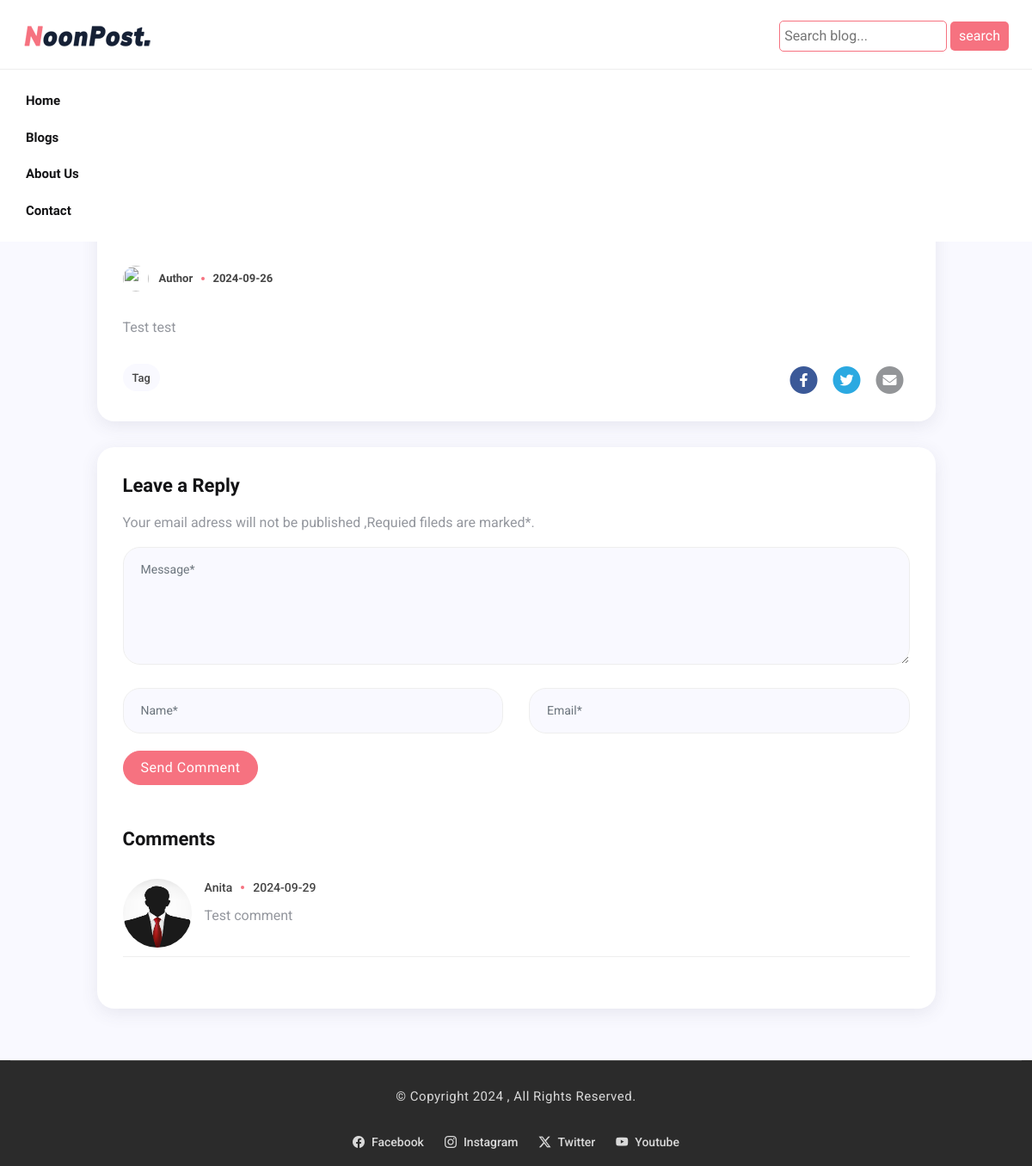
The page /blog_detail.php?blg_id=3 on the database its author committed.
### tables this page shows
CREATE TABLE IF NOT EXISTS `add_blog` (
  `blog_id` int NOT NULL AUTO_INCREMENT,
  `blog_title` varchar(100) NOT NULL,
  `blog_date` date NOT NULL,
  `blog_short_desc` text NOT NULL,
  `blog_long_desc` text NOT NULL,
  `blog_img` varchar(200) NOT NULL,
  `blog_tag` varchar(100) NOT NULL,
  `author_name` varchar(100) NOT NULL,
  `author_img` varchar(200) NOT NULL,
  `slug` varchar(255) NOT NULL,
  `status` int NOT NULL DEFAULT '1',
  `created_at` timestamp NOT NULL DEFAULT CURRENT_TIMESTAMP,
  PRIMARY KEY (`blog_id`)
);

CREATE TABLE IF NOT EXISTS `comments_tbl` (
  `comment_id` int NOT NULL AUTO_INCREMENT,
  `person_comment` text NOT NULL,
  `blog_id` int NOT NULL,
  `parent_id` int NOT NULL,
  `person_name` varchar(100) NOT NULL,
  `person_email` varchar(100) NOT NULL,
  `status` int NOT NULL DEFAULT '1',
  `created_at` timestamp NOT NULL DEFAULT CURRENT_TIMESTAMP,
  PRIMARY KEY (`comment_id`)
);

### blog_detail.php (the view, shortened to what this page needs)
<?php include_once('header.php'); ?>
<main class="main">
    <section class="mt-130 mb-30">
        <div class="container-fluid">
            <div class="row">
                <?php
                if (isset($_GET['blg_id'])) {
                    $blg_id = $_GET['blg_id'];
                    $blog_fetch = mysqli_query($con, "select * from add_blog where blog_id='$blg_id'");
                    $show = mysqli_fetch_array($blog_fetch);
                }
                ?>
                <div class="col-xl-10 col-lg-11 side-content m-auto">
                    <div class="theiaStickySidebar">
                        <div class="post-single">
                            <div class="post-single__image">
                            </div>
                            <div class="post-single__content">
                                <a href="blog-grid.html" class="category"><?php echo $show['blog_tag']; ?></a>
                                <h2 class="post-single__title"><?php echo $show['blog_title']; ?></h2>
                                <ul class="post-single__meta list-inline">
                                    <li class="post-single__meta-item">
                                        <a href="author.html">
                                            <img src="assets/img/author/1.jpg" alt="" class="post-single__meta-img">
                                        </a>
                                    </li>
                                    <li class="post-single__meta-item ">
                                        <a href="author.html" class="post-single__meta-link"><?php echo $show['author_name']; ?></a>
                                    </li>
                                    <li class="post-single__meta-item "> <span class="dot"></span> </span> <?php echo $show['blog_date']; ?></li>
                                </ul>
                            </div>
                            <div class="post-single__body">
                                <p>
                                    <?php echo $show['blog_long_desc']; ?>
                                </p>
                            </div>
                            <div class="post-single__footer">
                                <ul class="list-inline widget__tags">
                                    <li class="widget__tags-item">
                                        <a href="blog-grid.html" class="widget__tags-link"><?php echo $show['blog_tag']; ?></a>
                                    </li>
                                </ul>
                                <div id="shareBlock"></div>
                            </div>
                        </div>
                        <div class="widget mb-50">
                            <form class="widget__form" action="" method="POST" id="main_contact_form">
                                <h5 class="widget__form-title">Leave a Reply</h5>
                                <p class="widget__form-desc">Your email adress will not be published ,Requied fileds are marked*.</p>
                                <div class="row">
                                    <div class="col-md-12">
                                        <div class="form-group">
                                            <textarea name="person_comment" id="message" cols="30" rows="5" class="form-control widget__form-input" placeholder="Message*" required="required"></textarea>
                                        </div>
                                    </div>
                                    <div class="col-md-6">
                                        <div class="form-group">
                                            <input type="text" name="person_name" id="name" class="form-control widget__form-input" placeholder="Name*" required="required">
                                        </div>
                                    </div>
                                    <div class="col-md-6">
                                        <div class="form-group">
                                            <input type="email" name="person_email" id="email" class="form-control widget__form-input" placeholder="Email*" required="required">
                                        </div>
                                    </div>
                                    <div class="col-12">
                                        <button type="submit" name="comment_submit" class="btn-custom">
                                            Send Comment
                                        </button>
                                    </div>
                                </div>
                            </form>
                            <div class="widget__comments mt-5">
                                <h5 class="widget__comments-title">Comments</h5>
                                <ul class="widget__comments-items">
                                    <?php
                                    if (isset($_GET['blg_id'])) {
                                        $comment_fetch = mysqli_query($con, "select * from comments_tbl where blog_id='$blg_id' and status=1 order by comment_id DESC");
                                        while ($comment_show = mysqli_fetch_array($comment_fetch)) {
                                            $created_at_date = date('Y-m-d', strtotime($comment_show['created_at']));
                                    ?>
                                            <li class="widget__comments-item">
                                                <img src="assets/img/dummy-person.jpg" alt="" class="widget__comments-img">
                                                <div class="widget__comments-content">
                                                    <ul class="widget__comments-info list-inline">
                                                        <li class="widget__comments-info__item"><?php echo $comment_show['person_name']; ?></li>
                                                        <li class="dot"></li>
                                                        <li class="widget__comments-info__item"> <?php echo $created_at_date ?></li>
                                                    </ul>
                                                    <p class="widget__comments-text"><?php echo $comment_show['person_comment']; ?>
                                                    </p>
                                                </div>
                                            </li>
                                    <?php
                                        }
                                    }
                                    ?>
                                </ul>
                            </div>
                        </div>
                    </div>
                </div>
            </div>
        </div>
    </section>
</main>
<?php include_once('footer.php'); ?>

### assets/css/style.css (style rules this page uses)
* { margin: 0; padding: 0; font-family: inherit; outline: none !important; list-style: none !important; }
*:after, *:before { box-sizing: border-box; padding: 0; margin: 0; }
html { scroll-behavior: smooth; }
body { font-family: "Roboto", sans-serif; font-size: 16px; background-color: #F9F9FF; color: #94979e; font-weight: 400; position: relative; overflow-x: hidden; }
h1, h2, h3, h4, h5, h6 { font-family: "Inter Tight", sans-serif; font-weight: 900; line-height: 1.4; color: #131315; margin: 0; }
h2 { font-size: 36px; }
h5 { font-size: 22px; }
p:first-letter, h5:first-letter { text-transform: capitalize; }
a { text-decoration: none; color: inherit; }
img { max-width: 100%; height: auto; }
ul { margin-bottom: 0; padding-left: 0; }
.list-inline li { display: inline-block; }
.container-fluid { max-width: 1350px; }
.main { margin-top: 84px; }
.row { --bs-gutter-x: 1.875rem; }
.mt-130 { margin-top: 130px; }
.category { background-color: #f67280; color: #ffffff; border-radius: 20px; font-family: "Inter Tight", sans-serif; padding: 6px 12px 6px 12px; font-weight: 600; font-size: 12px; border-radius: 20px; text-transform: capitalize; display: inline-flex; align-items: center; line-height: 1; transition: all 0.5s ease-in-out; }
.btn-custom { cursor: pointer; display: inline-flex; align-items: center; position: relative; text-align: center; white-space: nowrap; vertical-align: middle; text-transform: capitalize; border-radius: 20px; background-color: #f67280; color: #ffffff; border: 1px solid #f67280; border-radius: 20px; padding: 7px 20px; font-size: 16px; font-weight: 500; text-transform: capitalize; letter-spacing: 0.5px; font-family: "Inter Tight", sans-serif; transition: all 0.5s ease-in-out; }
.dot { width: 4px; height: 4px; background-color: #f67280; border-radius: 50%; display: inline-block; margin: 2px 6px !important; }
.mb-50 { margin-bottom: 50px; }
.mb-30 { margin-bottom: 30px; }
.widget { background-color: #ffffff; padding: 30px; border-radius: 20px; margin-bottom: 30px; box-shadow: 0px 5px 20px 0px rgba(69, 67, 96, 0.1); }
.widget__tags-item { background-color: #F9F9FF; padding: 4px 11px; margin-bottom: 5px; margin-right: 2px; border-radius: 20px; transition: all 0.5s ease-in-out; }
.widget__tags-link { color: #444; font-weight: 500; font-size: 13px; text-transform: capitalize; }
.widget__form-title { margin-bottom: 15px; }
.widget__form .form-group { margin-bottom: 20px; }
.widget__form-input { background-color: #F9F9FF; border: 1px solid #eee; border-radius: 20px; padding: 15px 20px; font-size: 14px; color: #131315; display: inline-block; transition: all 0.5s ease-in-out; cursor: pointer; }
.widget__comments { margin-bottom: 30px; }
.widget__comments-title { margin-bottom: 30px; }
.widget__comments-item { display: flex; margin-bottom: 30px; border-bottom: 1px solid #eee; padding-bottom: 10px; }
.widget__comments-text { margin-bottom: 15px; }
.widget__comments-info { display: flex; align-items: center; margin-bottom: 10px; }
.widget__comments-info__item { margin-bottom: 0; font-size: 14px; color: #444; text-transform: capitalize; font-weight: 500; }
.widget__comments-info .dot { margin: 2px 10px !important; }
.widget__comments-img { width: 80px; height: 80px; border-radius: 50%; margin-right: 15px; }
.post-single { background-color: #ffffff; padding: 30px; border-radius: 20px; margin-bottom: 30px; margin-top: 30px; box-shadow: 0px 5px 20px 0px rgba(69, 67, 96, 0.1); }
.post-single__image { margin-top: -60px; margin-bottom: 40px; border-radius: 20px; }
.post-single__content .category { margin-bottom: 20px; }
.post-single__title { margin-bottom: 20px; transition: all 0.3s ease-in-out; }
.post-single__meta-img { width: 30px; height: 30px; -o-object-fit: cover; object-fit: cover; border-radius: 50%; margin-right: 8px; }
.post-single__meta-item { text-transform: capitalize; font-weight: 600; color: #444; font-size: 13px; font-family: "Inter Tight", sans-serif; }
.post-single__meta-link { font-weight: 600; transition: all 0.3s ease-in-out; }
.post-single__body { margin-top: 30px; }
.post-single__footer { margin-top: 30px; display: flex; align-items: center; justify-content: space-between; }

### rows shown on the page
add_blog: author_name "Author", blog_date "2024-09-26", blog_long_desc "test test", blog_tag "Tag"
comments_tbl: person_name "Anita", created_at "2024-09-29", person_comment "test comment"
